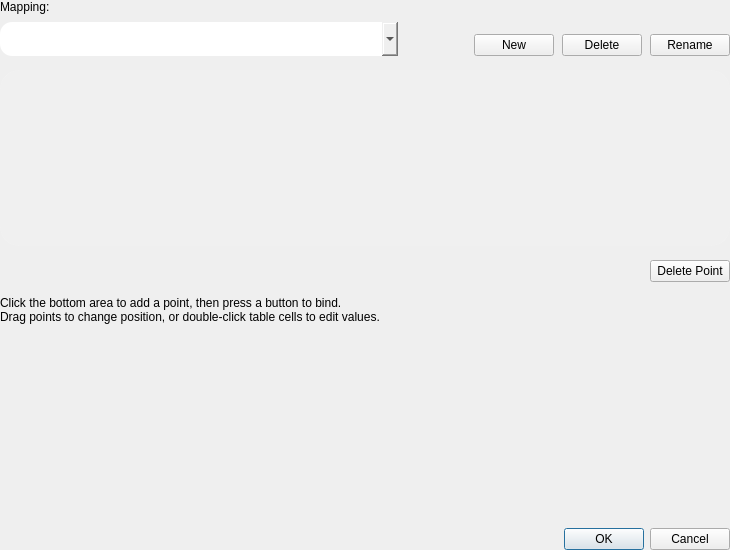
<?xml version="1.0" encoding="UTF-8"?>
<ui version="4.0">
 <class>ConfigureTouchFromButton</class>
 <widget class="QDialog" name="ConfigureTouchFromButton">
  <property name="windowTitle"><string>Configure Touchscreen Mappings</string></property>
  <property name="styleSheet"><string notr="true">QLabel[field="true"] { font: 600 13px "Lexend"; color: #9effffff; }
QLabel[hint="true"] { font: 400 13px "Lexend"; color: #9effffff; }
QPushButton[pill="true"] { font: 600 13px "Lexend"; min-height: 34px; max-height: 34px; padding: 0 13px;
                           border-radius: 17px; background: #14ffffff; border: none; color: #ffffff; }
QPushButton[pill="true"]:hover { background: #1fffffff; }
QPushButton[pill="true"][kind="destructive"] { background: #1fff8fae; color: #ff8fae; }
QPushButton[pill="true"][kind="destructive"]:hover { background: #2eff8fae; }
QPushButton[pill="true"]:disabled { color: #73ffffff; background: #0dffffff; }
QComboBox { min-height: 34px; max-height: 34px; border-radius: 12px; }
QTreeView#binding_list { background: #0dffffff; border: 1px solid #14ffffff; border-radius: 18px; padding: 0;
                         font: 500 13px "Lexend"; color: #ffffff; outline: none; }
QTreeView#binding_list::item { min-height: 34px; padding: 0 14px; border: none; border-bottom: 1px solid #12ffffff; }
QTreeView#binding_list::item:selected { background: #24ff6b95; }
QTreeView#binding_list QHeaderView { background: transparent; border: none; }
QTreeView#binding_list QHeaderView::section { background: transparent;
                                              min-height: 34px; padding: 0 14px; border: none; border-bottom: 1px solid #12ffffff; }
TouchScreenPreview { background: #0fffffff; border: 1px solid #2effffff; border-radius: 13px; }</string></property>
  <layout class="QVBoxLayout" name="mainLayout">
   <property name="spacing"><number>14</number></property>
   <property name="leftMargin"><number>0</number></property>
   <property name="topMargin"><number>0</number></property>
   <property name="rightMargin"><number>0</number></property>
   <property name="bottomMargin"><number>0</number></property>
   <item>
    <layout class="QHBoxLayout" name="horizontalLayout">
     <property name="spacing"><number>8</number></property>
     <property name="leftMargin"><number>0</number></property>
     <property name="topMargin"><number>0</number></property>
     <property name="rightMargin"><number>0</number></property>
     <property name="bottomMargin"><number>0</number></property>
     <item>
      <layout class="QVBoxLayout" name="mappingColumn">
       <property name="spacing"><number>8</number></property>
       <property name="leftMargin"><number>0</number></property>
       <property name="topMargin"><number>0</number></property>
       <property name="rightMargin"><number>0</number></property>
       <property name="bottomMargin"><number>0</number></property>
       <item>
        <widget class="QLabel" name="label">
         <property name="text"><string>Mapping:</string></property>
         <property name="textFormat"><enum>Qt::PlainText</enum></property>
         <property name="field" stdset="0"><bool>true</bool></property>
        </widget>
       </item>
       <item>
        <widget class="QComboBox" name="mapping">
         <property name="minimumSize"><size><width>398</width><height>0</height></size></property>
         <property name="maximumSize"><size><width>398</width><height>16777215</height></size></property>
        </widget>
       </item>
      </layout>
     </item>
     <item>
      <spacer name="spacer1">
       <property name="orientation"><enum>Qt::Orientation::Horizontal</enum></property>
       <property name="sizeType"><enum>QSizePolicy::Policy::Expanding</enum></property>
       <property name="sizeHint"><size><width>0</width><height>0</height></size></property>
      </spacer>
     </item>
     <item alignment="Qt::AlignmentFlag::AlignBottom">
      <widget class="QPushButton" name="button_new">
       <property name="text"><string>New</string></property>
       <property name="pill" stdset="0"><bool>true</bool></property>
      </widget>
     </item>
     <item alignment="Qt::AlignmentFlag::AlignBottom">
      <widget class="QPushButton" name="button_delete">
       <property name="text"><string>Delete</string></property>
       <property name="pill" stdset="0"><bool>true</bool></property>
       <property name="kind" stdset="0"><string notr="true">destructive</string></property>
      </widget>
     </item>
     <item alignment="Qt::AlignmentFlag::AlignBottom">
      <widget class="QPushButton" name="button_rename">
       <property name="text"><string>Rename</string></property>
       <property name="pill" stdset="0"><bool>true</bool></property>
      </widget>
     </item>
    </layout>
   </item>
   <item>
    <widget class="QTreeView" name="binding_list">
     <property name="sizePolicy"><sizepolicy hsizetype="Expanding" vsizetype="Fixed"><horstretch>0</horstretch><verstretch>0</verstretch></sizepolicy></property>
     <property name="minimumSize"><size><width>0</width><height>176</height></size></property>
     <property name="maximumSize"><size><width>16777215</width><height>176</height></size></property>
     <property name="rootIsDecorated"><bool>false</bool></property>
     <property name="uniformRowHeights"><bool>true</bool></property>
     <property name="verticalScrollBarPolicy"><enum>Qt::ScrollBarPolicy::ScrollBarAsNeeded</enum></property>
    </widget>
   </item>
   <item>
    <layout class="QHBoxLayout" name="horizontalLayout_2">
     <property name="spacing"><number>12</number></property>
     <property name="leftMargin"><number>0</number></property>
     <property name="topMargin"><number>0</number></property>
     <property name="rightMargin"><number>0</number></property>
     <property name="bottomMargin"><number>0</number></property>
     <item>
      <spacer name="spacer2">
       <property name="orientation"><enum>Qt::Orientation::Horizontal</enum></property>
       <property name="sizeType"><enum>QSizePolicy::Policy::Expanding</enum></property>
       <property name="sizeHint"><size><width>0</width><height>0</height></size></property>
      </spacer>
     </item>
     <item>
      <widget class="QPushButton" name="button_delete_bind">
       <property name="text"><string>Delete Point</string></property>
       <property name="pill" stdset="0"><bool>true</bool></property>
       <property name="kind" stdset="0"><string notr="true">destructive</string></property>
      </widget>
     </item>
    </layout>
   </item>
   <item>
    <widget class="QLabel" name="label_2">
     <property name="text"><string>Click the bottom area to add a point, then press a button to bind.
Drag points to change position, or double-click table cells to edit values.</string></property>
     <property name="textFormat"><enum>Qt::PlainText</enum></property>
     <property name="hint" stdset="0"><bool>true</bool></property>
    </widget>
   </item>
   <item>
    <widget class="TouchScreenPreview" name="bottom_screen">
     <property name="sizePolicy"><sizepolicy hsizetype="Expanding" vsizetype="Fixed"><horstretch>0</horstretch><verstretch>0</verstretch></sizepolicy></property>
     <property name="minimumSize"><size><width>730</width><height>176</height></size></property>
     <property name="maximumSize"><size><width>16777215</width><height>176</height></size></property>
    </widget>
   </item>
   <item>
    <layout class="QHBoxLayout" name="horizontalLayout_3">
     <property name="spacing"><number>10</number></property>
     <property name="leftMargin"><number>0</number></property>
     <property name="topMargin"><number>0</number></property>
     <property name="rightMargin"><number>0</number></property>
     <property name="bottomMargin"><number>0</number></property>
     <item>
      <widget class="QLabel" name="coord_label">
       <property name="hint" stdset="0"><bool>true</bool></property>
      </widget>
     </item>
     <item>
      <widget class="QDialogButtonBox" name="buttonBox">
       <property name="standardButtons"><set>QDialogButtonBox::StandardButton::Cancel|QDialogButtonBox::StandardButton::Ok</set></property>
      </widget>
     </item>
    </layout>
   </item>
  </layout>
 </widget>
 <customwidgets>
  <customwidget><class>TouchScreenPreview</class><extends>QFrame</extends><header>lichii/configuration/configure_touch_widget.h</header></customwidget>
 </customwidgets>
 <resources/>
 <connections>
  <connection><sender>buttonBox</sender><signal>rejected()</signal><receiver>ConfigureTouchFromButton</receiver><slot>reject()</slot></connection>
 </connections>
</ui>
